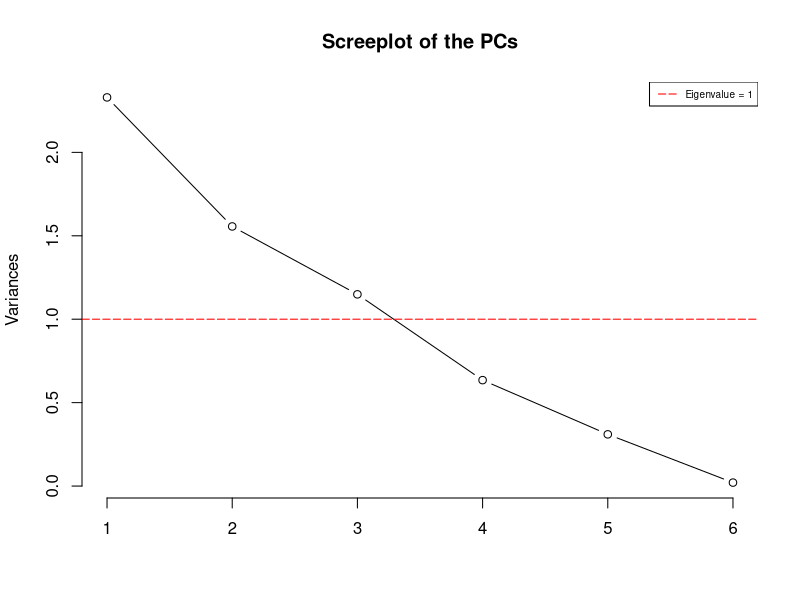
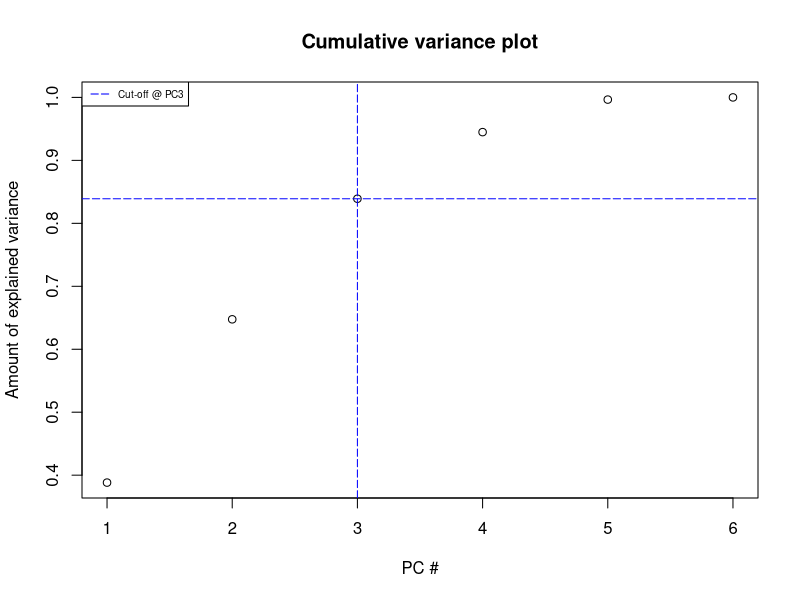
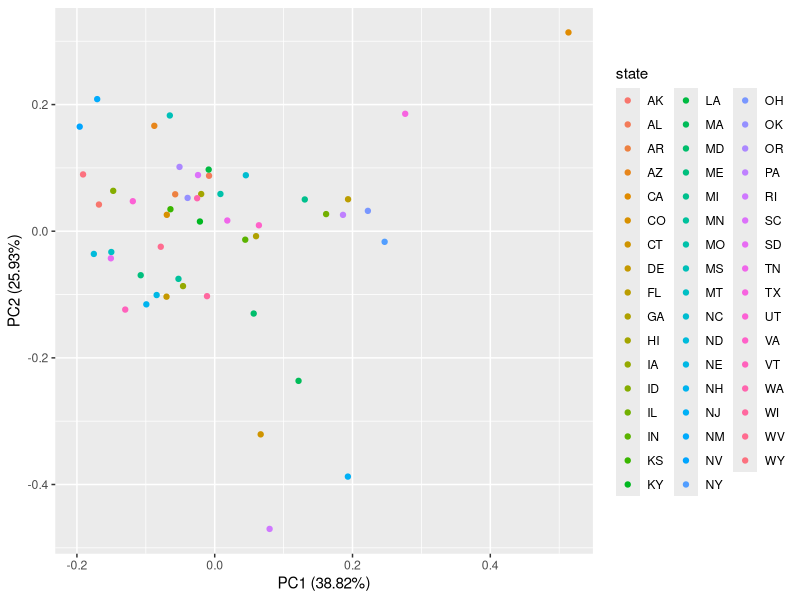
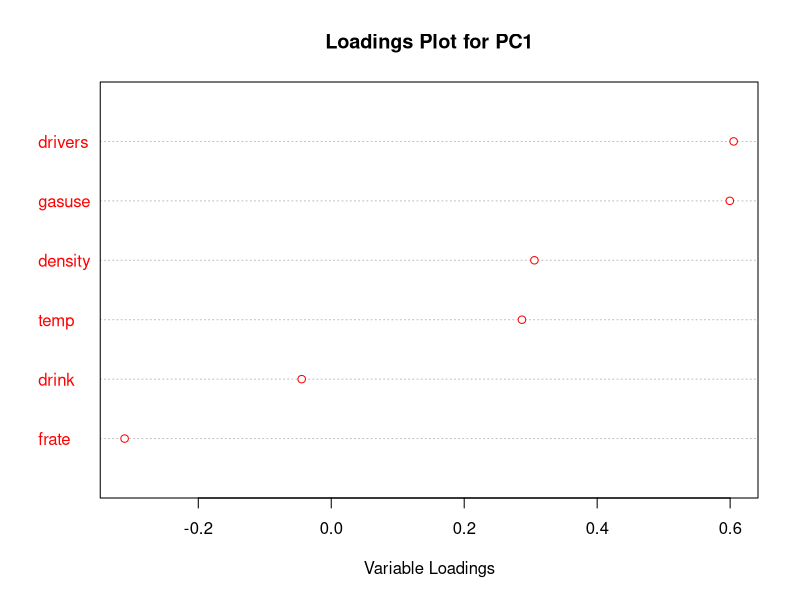
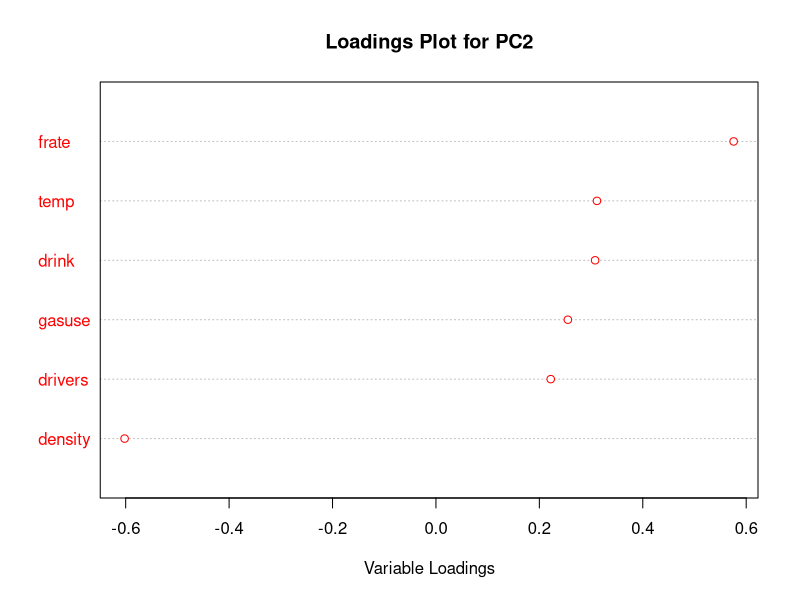
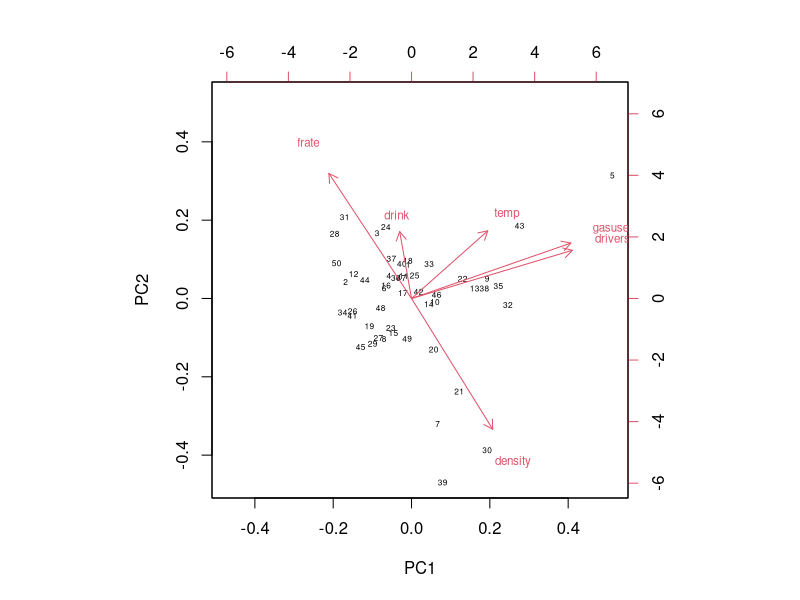
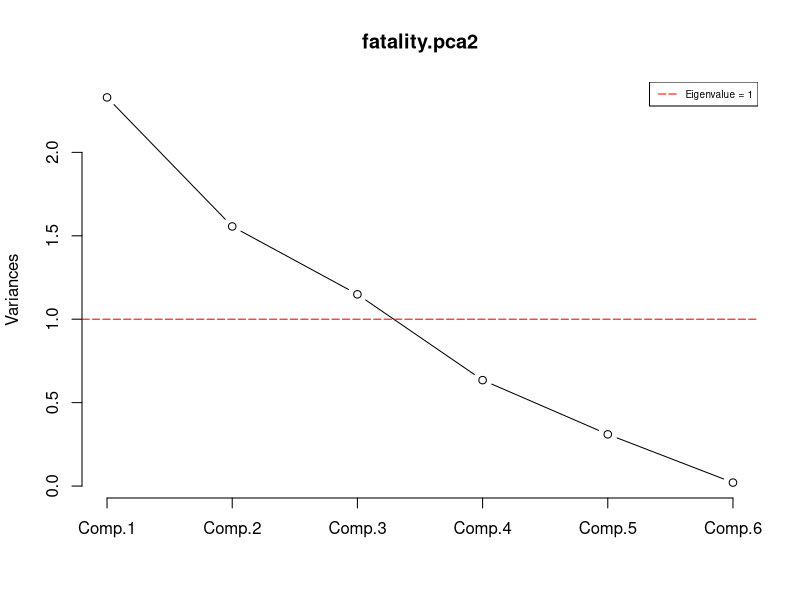
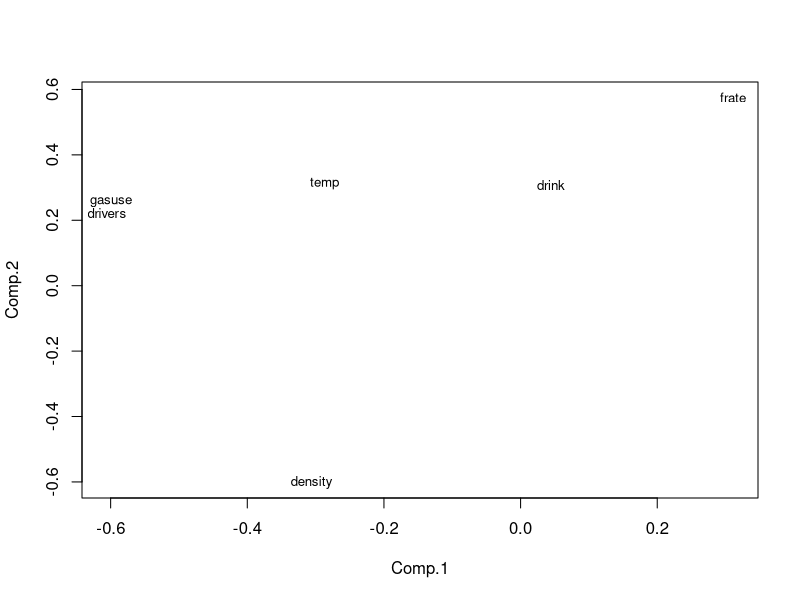

Generate these figures, in order, with R:
## ---- chunk 1

library(haven)

fatality <- read_sav("fatality.sav")
fatality

features <- c("state", "frate", "drink", "gasuse", "drivers", "density", "temp")

## ---- chunk 2

# If "state" were to be included, must be converted into numeric
#fatality$state = as.numeric(as.factor(fatality$state))

## ---- chunk 3

fatality.pca <- prcomp(fatality[2:7], center = TRUE, scale = TRUE)
summary(fatality.pca)

## ---- chunk 4

screeplot(fatality.pca, type = "l", main = "Screeplot of the PCs")
abline(h = 1, col="red", lty=5)
legend("topright", legend=c("Eigenvalue = 1"),
       col=c("red"), lty=5, cex=0.6)

# Cumulative Variance Plot
cumpro <- cumsum(fatality.pca$sdev^2 / sum(fatality.pca$sdev^2))
plot(cumpro[], xlab = "PC #", ylab = "Amount of explained variance", main = "Cumulative variance plot")
abline(v = 3, col="blue", lty=5)
abline(h =  0.8390, col="blue", lty=5)
legend("topleft", legend=c("Cut-off @ PC3"),
       col=c("blue"), lty=5, cex=0.6)

## ---- chunk 5

library(ggfortify)
pca.plot <- autoplot(fatality.pca, data = fatality, color = 'state')
pca.plot

## ---- chunk 6

# Dotplot for PC1
load <- fatality.pca$rotation
sorted.loadings <- load[order(load[, 1]), 1]
sorted.loadings
dotchart(sorted.loadings, main="Loadings Plot for PC1", xlab="Variable Loadings", cex=1, col="red")

# Dotplot for PC2
load <- fatality.pca$rotation
sorted.loadings <- load[order(load[, 2]), 2]
sorted.loadings
dotchart(sorted.loadings, main="Loadings Plot for PC2", xlab="Variable Loadings", cex=1, col="red")
## ---- chunk 7

biplot(fatality.pca, cex=c(0.5, 0.7))

## ---- chunk 8

fatality.var = varimax(fatality.pca$rotation)
fatality.var

## ---- chunk 9

# Correlation matrix
fatality.cor = cor(fatality[2:7])
fatality.cor = as.matrix(fatality.cor)
fatality.cor

## ---- chunk 10

# PCA 
fatality.pca2 <- princomp(fatality[2:7], cor = TRUE, scores = TRUE, covmat = fatality.cor)
print(fatality.pca2)    ## prints out eigenvalues

# Scree Plot
plot(fatality.pca2,type='l')   ## scree plot
abline(h = 1, col="red", lty=5)
legend("topright", legend=c("Eigenvalue = 1"),
       col=c("red"), lty=5, cex=0.6)

## ---- chunk 11

# Plot of first two components
P12<-fatality.pca2$loadings[,1:2]  ## prepare to plot the first two components, with full variable names
plot(P12,pch=' ')  # plot components with blanks at first
text(P12, rownames(fatality.cor), cex=0.8)  # then add full subtest names

## ---- chunk 12

fatality.eigen<-eigen(fatality.cor,symmetric=TRUE)
fatality.eigen

fatality.eigen$values
fatality.eigen$vectors

## ---- chunk 13
# prepare to compute principal components from eigenvectors & eigenvalues

# 1. create 2x2 diagonal identity matrix
I2<-matrix(c(1,0,0,1),nrow=2,byrow=TRUE)

# 2. plug sqrt(eigenvalues) into diagonal of identity matrix to create weighting matrix "wgt"
wgt<-I2
for (i in 1:2) {wgt[i,i]<-(fatality.eigen$values[i])^.5}
print(wgt)

# 3. weight the first two eigenvectors to obtain (the first 2) principal components
P2<-fatality.eigen$vectors[,1:2] %*% wgt

# 4. plot the first two principal components
rownames(P2)<-rownames(fatality.cor)
plot(P2,pch=' ')
text(P2,rownames(P2),cex=0.8)  # add full variable names

## ---- chunk 14

# most common method for orthogonal analytic rotation: VARIMAX
vmax<-varimax(P2,normalize=TRUE,eps=1e-5)
P2_vmax<-vmax$loadings
P2_vmax
plot(P2_vmax,pch=' ',asp=1,)
abline(h = 0, v = 0)
text(P2_vmax,rownames(P2),asp=1, cex=0.5)  # add full variable names
